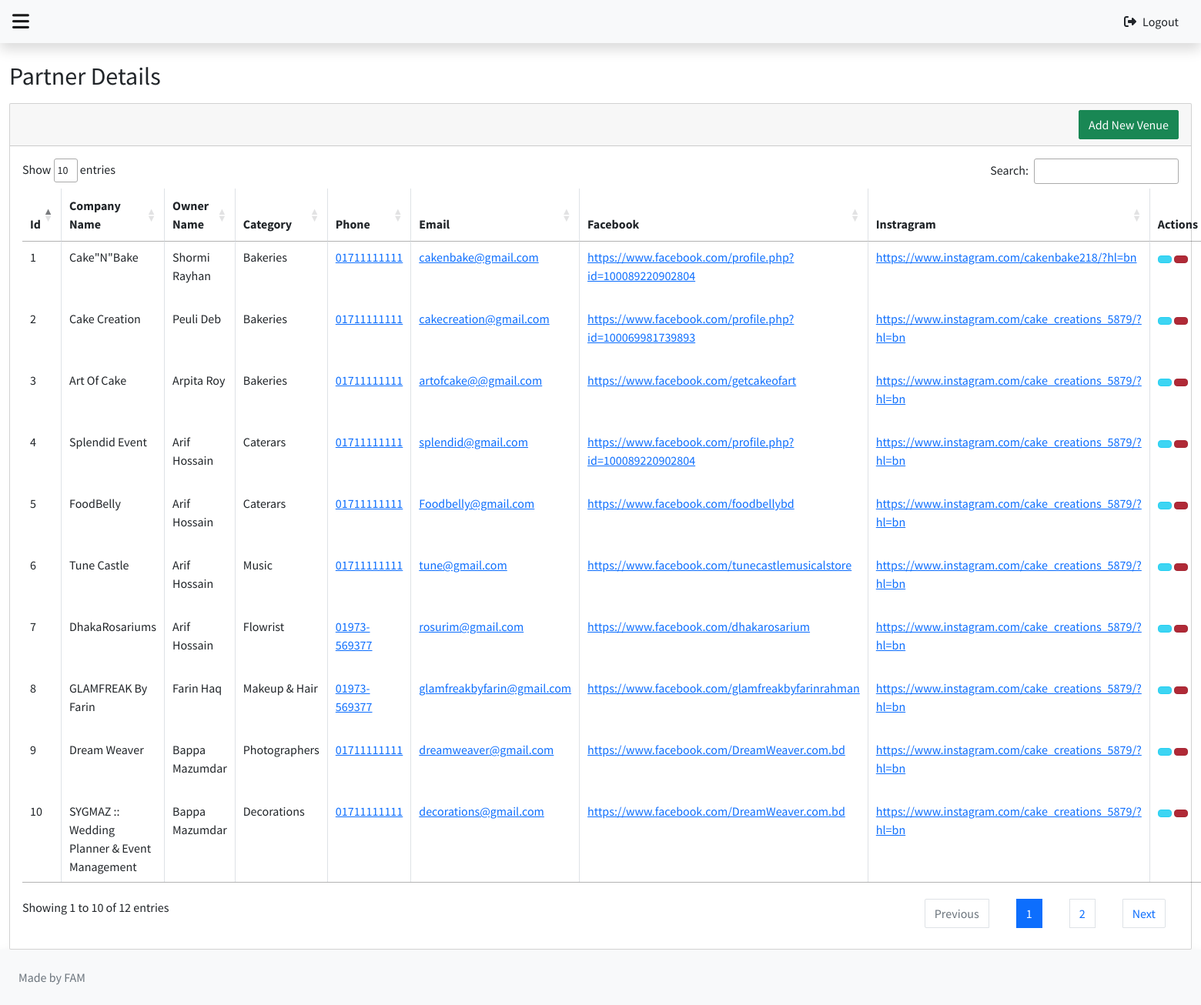
Screenshot of /admin-panel/partner.php with the database file from the repository.
### tables this page shows
CREATE TABLE `partners` (
  `id` int(11) NOT NULL,
  `com_name` varchar(100) NOT NULL,
  `owner_name` varchar(100) NOT NULL,
  `category` varchar(200) NOT NULL,
  `phone` varchar(15) NOT NULL,
  `email` varchar(200) NOT NULL,
  `facebook` varchar(200) NOT NULL,
  `instragram` varchar(200) NOT NULL
);

### admin-panel/partner.php (the view, shortened to what this page needs)
<?php
include 'config/dbconn.php';
$insert = "select * from partners";
$result = mysqli_query($connection, $insert);
?>
<!DOCTYPE html>
<html lang="en">
<head>
    <link rel="stylesheet" type="text/css"
        href="https://cdn.materialdesignicons.com/2.1.19/css/materialdesignicons.min.css">
    <link rel="stylesheet" href="assests/css/blogs.css">
    <link rel="stylesheet" href="https://cdn.datatables.net/1.13.8/css/dataTables.bootstrap4.min.css">
    <link rel="stylesheet" href=" https://cdn.datatables.net/1.13.7/css/jquery.dataTables.min.css">
</head>
<body>
    <?php
    include("includes/header.php");
    include("includes/sidebar.php");
    include("includes/topbar.php");
    ?>
    <div class="content-wrapper">
        <div class="content-header">
            <div class="container-fluid">
                <div class="row mb-2">
                    <div class="col-sm-12">
                        <h2 style="margin-top: 1.5rem;">Partner Details</h2>
                    </div>
                </div>
            </div>
        </div>
        <section class="content">
            <div class="container-fluid">
                <div class="row">
                    <div class="col-12">
                        <div class="card">
                            <div class="card-header">
                                <div class="button-container">
                                    <a href="partner_add.php" class="btn btn-md btn-success">Add New Venue</a>
                                </div>
                            </div>
                            <div class="card-body">
                                <table id="example" class="table table-bordered table-hover" style="width:100%">
                                    <thead>
                                        <tr>
                                            <th>Id</th>
                                            <th>Company Name</th>
                                            <th>Owner Name</th>
                                            <th>Category</th>
                                            <th>Phone</th>
                                            <th>Email</th>
                                            <th>Facebook</th>
                                            <th>Instragram</th>
                                            <th>Actions</th>
                                        </tr>
                                    </thead>
                                    <tbody>
                                        <tr>
                                            <?php while ($row = mysqli_fetch_assoc($result)) { ?>
                                                <td>
                                                    <?php echo $row['id'] ?>
                                                </td>
                                                <td>
                                                    <?php echo $row['com_name'] ?>
                                                </td>
                                                <td>
                                                    <?php echo $row['owner_name'] ?>
                                                </td>
                                                <td>
                                                    <?php echo $row['category'] ?>
                                                </td>
                                                <td>
                                                    <p><a href="tel:<?php echo $row['phone'] ?>">
                                                            <?php echo $row['phone'] ?>
                                                        </a> </p>
                                                </td>
                                                <td>
                                                    <p> <a href="mailto:<?php echo $row['email'] ?>">
                                                            <?php echo $row['email'] ?>
                                                        </a>
                                                    </p>
                                                </td>
                                                <td>
                                                    <p> <a href="<?php echo $row['facebook'] ?>">
                                                            <?php echo $row['facebook'] ?>
                                                        </a>
                                                    </p>
                                                </td>
                                                <td>
                                                    <p> <a href="<?php echo $row['instragram'] ?>">
                                                            <?php echo $row['instragram'] ?>
                                                        </a>
                                                    </p>
                                                </td>
                                                <td>
                                                    <a href="partner_update.php?id=<?php echo $row['id'] ?>"
                                                        class="btn btn-info btn-sm active"></a>
                                                    <a href="partner_delete.php?id=<?php echo $row['id'] ?>"
                                                        class="btn btn-danger btn-sm active"></a>
                                                </td>
                                            </tr>
                                        <?php } ?>
                                    </tbody>
                                </table>
                            </div>
                        </div>
                    </div>
                </div>
            </div>
        </section>
    </div>
    <?php
    include("includes/footer.php");
    ?>
</body>
</html>

### admin-panel/assests/css/main.css (style rules this page uses)
html { scroll-behavior:smooth }
body { font-family:"Source Sans Pro",sans-serif }
.wrapper .content { width:100% }
@media (min-width: 768px) { .wrapper .content { flex:1 } }

### admin-panel/partner.php (style rules this page uses)
.button-container { display: flex; justify-content: flex-end; }

### rows the page displays
partners: id "1", com_name "Cake\"N\"Bake", owner_name "Shormi Rayhan", category "Bakeries", phone "01711111111", email "cakenbake@gmail.com", facebook "https://www.facebook.com/profile.php?id=100089220902804", instragram "https://www.instagram.com/cakenbake218/?hl=bn"
partners: id "2", com_name "Cake Creation", owner_name "Peuli Deb", category "Bakeries", phone "01711111111", email "cakecreation@gmail.com", facebook "https://www.facebook.com/profile.php?id=100069981739893", instragram "https://www.instagram.com/cake_creations_5879/?hl=bn"
partners: id "3", com_name "Art Of Cake", owner_name "Arpita Roy", category "Bakeries", phone "01711111111", email "artofcake@@gmail.com", facebook "https://www.facebook.com/getcakeofart", instragram "https://www.instagram.com/cake_creations_5879/?hl=bn"
partners: id "4", com_name "Splendid Event", owner_name "Arif Hossain", category "Caterars", phone "01711111111", email "splendid@gmail.com", facebook "https://www.facebook.com/profile.php?id=100089220902804", instragram "https://www.instagram.com/cake_creations_5879/?hl=bn"
partners: id "5", com_name "FoodBelly", owner_name "Arif Hossain", category "Caterars", phone "01711111111", email "Foodbelly@gmail.com", facebook "https://www.facebook.com/foodbellybd", instragram "https://www.instagram.com/cake_creations_5879/?hl=bn"
partners: id "6", com_name "Tune Castle", owner_name "Arif Hossain", category "Music", phone "01711111111", email "tune@gmail.com", facebook "https://www.facebook.com/tunecastlemusicalstore", instragram "https://www.instagram.com/cake_creations_5879/?hl=bn"
partners: id "7", com_name "DhakaRosariums", owner_name "Arif Hossain", category "Flowrist", phone "01973-569377", email "rosurim@gmail.com", facebook "https://www.facebook.com/dhakarosarium", instragram "https://www.instagram.com/cake_creations_5879/?hl=bn"
partners: id "8", com_name "GLAMFREAK By Farin", owner_name "Farin Haq", category "Makeup & Hair", phone "01973-569377", email "glamfreakbyfarin@gmail.com", facebook "https://www.facebook.com/glamfreakbyfarinrahman", instragram "https://www.instagram.com/cake_creations_5879/?hl=bn"
partners: id "9", com_name "Dream Weaver", owner_name "Bappa Mazumdar", category "Photographers", phone "01711111111", email "dreamweaver@gmail.com", facebook "https://www.facebook.com/DreamWeaver.com.bd", instragram "https://www.instagram.com/cake_creations_5879/?hl=bn"
partners: id "10", com_name "SYGMAZ :: Wedding Planner & Event Management", owner_name "Bappa Mazumdar", category "Decorations", phone "01711111111", email "decorations@gmail.com", facebook "https://www.facebook.com/DreamWeaver.com.bd", instragram "https://www.instagram.com/cake_creations_5879/?hl=bn"
